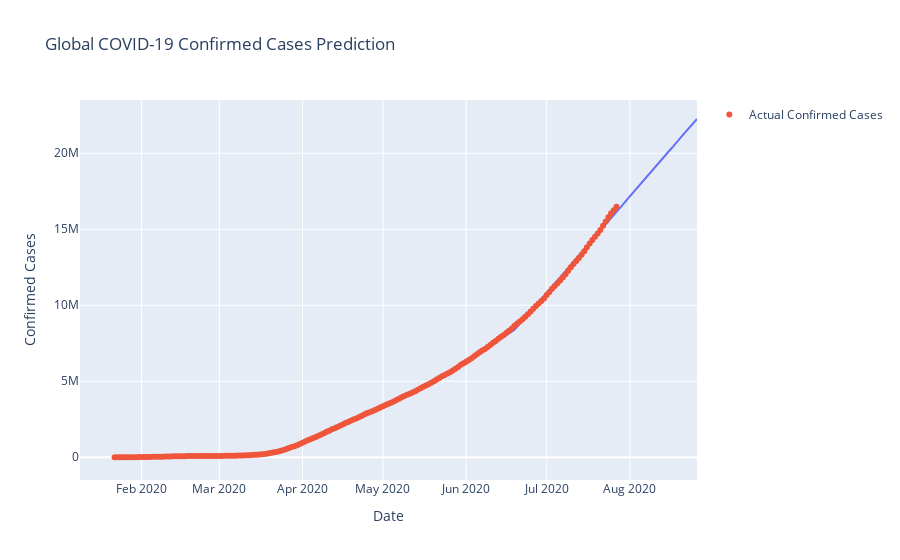

The cell this chart's notebook holds for it:
### Code cell
# getting confirmed cases data
global_prophet_data = global_data[['Date', 'Confirmed']].rename(columns={'Date': 'ds', 'Confirmed': 'y'})
global_prophet_data['ds'] = pd.to_datetime(global_prophet_data['ds'])

# Initialize the Prophet model
model_global = Prophet()

# Fitting the model on the data
model_global.fit(global_prophet_data)

# Creating a dataframe with future dates (forecast for 30 days ahead)
future_global = model_global.make_future_dataframe(periods=30) 

# Making predictions
forecast_global = model_global.predict(future_global)

fig_global_prophet = px.line(forecast_global, x='ds', y='yhat', title="Global COVID-19 Confirmed Cases Prediction", 
                             labels={'ds': 'Date', 'yhat': 'Predicted Confirmed Cases'})
fig_global_prophet.add_scatter(x=global_prophet_data['ds'], y=global_prophet_data['y'], mode='markers', 
                               name='Actual Confirmed Cases')

fig_global_prophet.update_layout(
    height=600, 
    title="Global COVID-19 Confirmed Cases Prediction",
    xaxis_title="Date",
    yaxis_title="Confirmed Cases"
)

fig_global_prophet.show()

### Figure 1 — Plotly figure (JSON) as saved in the notebook; plotly's stock layout.template omitted (floating-point values rounded to 4 significant figures; data arrays with more than 128 entries replaced by an {"elided": "..."} marker saying what was removed)
{"data": [{"hovertemplate": "Date=%{x}<br>Predicted Confirmed Cases=%{y}<extra></extra>", "legendgroup": "", "line": {"color": "#636efa", "dash": "solid"}, "marker": {"symbol": "circle"}, "mode": "lines", "name": "", "orientation": "v", "showlegend": false, "type": "scatter", "x": {"elided": "218 str values"}, "xaxis": "x", "y": {"elided": "218 float values"}, "yaxis": "y"}, {"mode": "markers", "name": "Actual Confirmed Cases", "type": "scatter", "x": {"elided": "188 str values"}, "y": {"elided": "188 int values"}}], "layout": {"autosize": true, "legend": {"tracegroupgap": 0}, "title": {"text": "Global COVID-19 Confirmed Cases Prediction"}, "xaxis": {"anchor": "y", "autorange": true, "domain": [0, 1], "range": ["2020-01-09 11:10:50.0162", "2020-08-26"], "title": {"text": "Date"}, "type": "date"}, "yaxis": {"anchor": "x", "autorange": true, "domain": [0, 1], "range": [-1471000.0, 23500000.0], "title": {"text": "Confirmed Cases"}, "type": "linear"}}}
